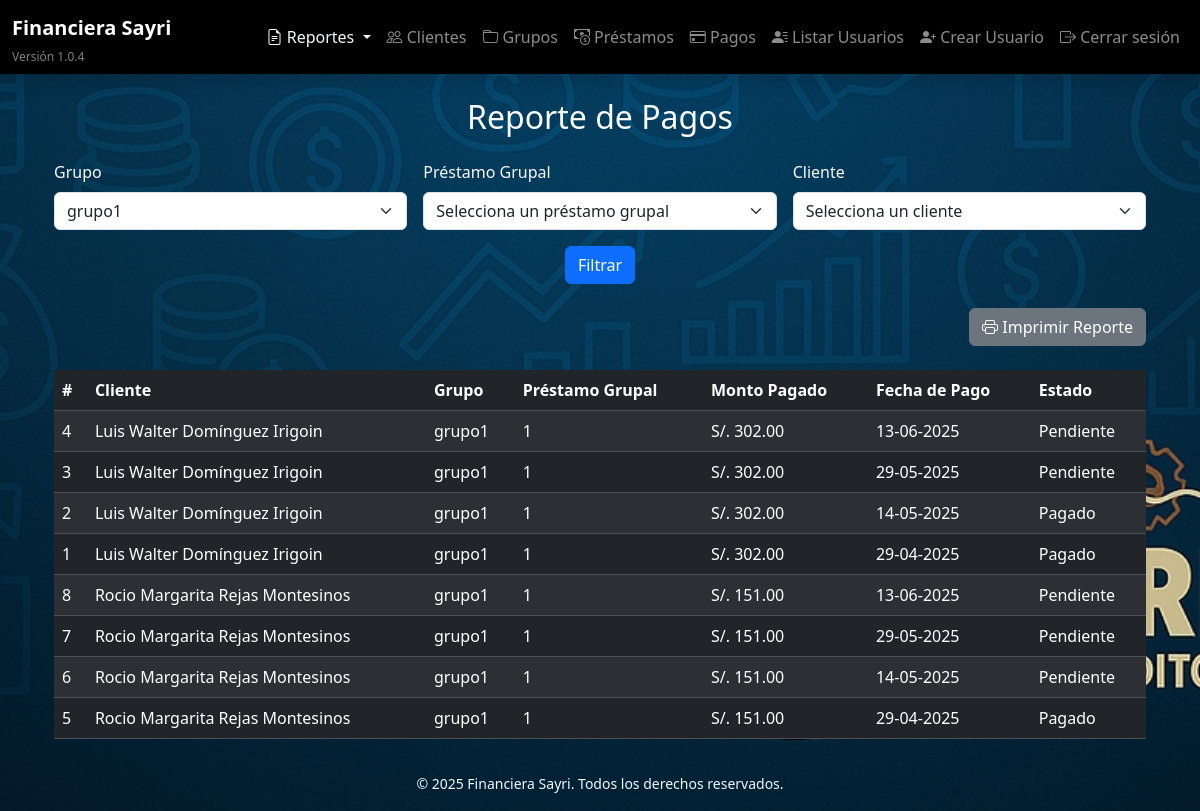
/reportes/pagos_realizados?grupo_id=1 (signed in), run on an earlier commit of the app's database.
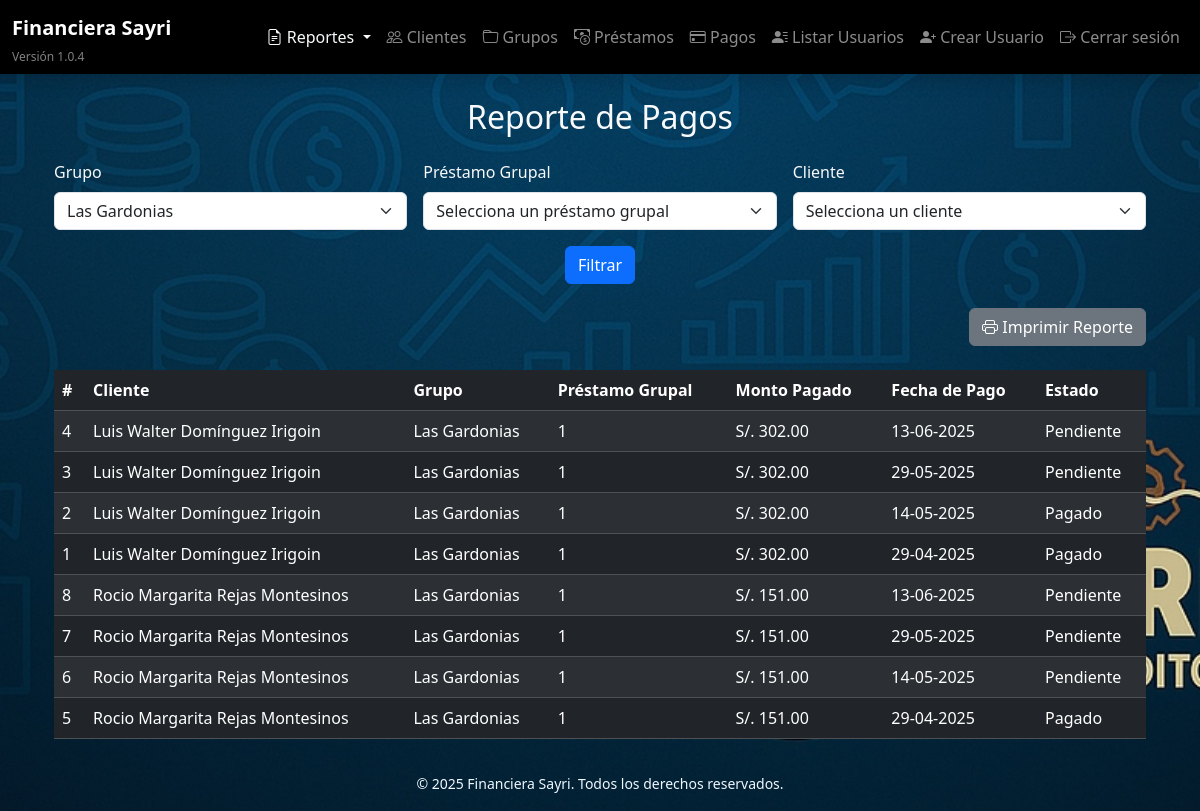
And on a later commit of the database.
### models/pago.py (models this page shows)
class Pago(db.Model):
    __tablename__ = 'pago'
    id = db.Column(db.Integer, primary_key=True)
    cliente_id = db.Column(db.Integer, db.ForeignKey('cliente.id'), nullable=False)
    prestamo_individual_id = db.Column(db.Integer, db.ForeignKey('prestamoindividual.id'), nullable=False)
    monto_pendiente = db.Column(db.Numeric(10, 2), nullable=True)
    monto_pagado = db.Column(db.Numeric(10, 2), nullable=True)
    estado = db.Column(db.String(20), default="Pendiente")
    fecha_pago = db.Column(db.Date, nullable=False)
    cliente = db.relationship('Cliente', backref='pagos')
    prestamo_individual = db.relationship('PrestamoIndividual', back_populates='pagos')

### models/cliente.py (models this page shows)
class Cliente(db.Model):
    __tablename__ = 'cliente'
    id = db.Column(db.Integer, primary_key=True)
    nombre = db.Column(db.String(100), nullable=False)
    apellido = db.Column(db.String(100), nullable=False)
    dni = db.Column(db.String(15), unique=True, nullable=False)
    celular = db.Column(db.String(20), nullable=False)
    operadora = db.Column(db.String(50))
    banco = db.Column(db.String(50))
    numero_cuenta = db.Column(db.String(50))
    fecha_registro = db.Column(db.DateTime, default=datetime.utcnow)
    grupo_id = db.Column(db.Integer, db.ForeignKey('grupo.id'), nullable=True)
    prestamos_individuales = db.relationship('PrestamoIndividual', backref='cliente', lazy=True)

### models/grupo.py (models this page shows)
class Grupo(db.Model):
    __tablename__ = 'grupo'
    id = db.Column(db.Integer, primary_key=True)
    nombre = db.Column(db.String(100), nullable=False)
    fecha_creacion = db.Column(db.DateTime, default=datetime.utcnow)
    prestamos_grupales = db.relationship('PrestamoGrupal', backref='grupo', lazy=True)
    clientes = db.relationship('Cliente', backref='grupo', lazy=True)

### models/prestamo_grupal.py (models this page shows, shortened)
class PrestamoGrupal(db.Model):
    __tablename__ = 'prestamogrupal'
    id = db.Column(db.Integer, primary_key=True)
    grupo_id = db.Column(db.Integer, db.ForeignKey('grupo.id'), nullable=False)
    fecha_desembolso = db.Column(db.Date, nullable=False, default=date.today)  # Valor por defecto: hoy
    prestamos_individuales = db.relationship('PrestamoIndividual', back_populates='prestamo_grupal', cascade='all, delete-orphan', lazy='subquery')

### routes/reportes.py (the view)
@reportes_bp.route('/pagos_realizados')
@login_required
def pagos_realizados():
    grupo_id = request.args.get('grupo_id')
    prestamo_grupal_id = request.args.get('prestamo_grupal_id')
    cliente_id = request.args.get('cliente_id')
    pagos = []
    prestamos_grupales = []
    clientes = []
    if grupo_id:
        prestamos_grupales = PrestamoGrupal.query.filter_by(grupo_id=grupo_id).all()
        clientes = Cliente.query.filter_by(grupo_id=grupo_id).all()
        query = Pago.query.join(Pago.cliente).join(Pago.prestamo_individual).order_by(Pago.cliente_id, Pago.fecha_pago.desc())
        if prestamo_grupal_id:
            query = query.filter(Pago.prestamo_individual.has(prestamo_grupal_id=prestamo_grupal_id))
        if cliente_id:
            query = query.filter(Pago.cliente_id == cliente_id)
        pagos = query.all()
    grupos = Grupo.query.all()
    return render_template('reportes/pagos_realizados.html', pagos=pagos, grupos=grupos, prestamos_grupales=prestamos_grupales, clientes=clientes)

### templates/reportes/pagos_realizados.html (shortened to what this page needs)
{% extends "base.html" %}
{% block content %}
<div class="container">
    <h2 class="text-center mb-4">Reporte de Pagos</h2>
    <form method="GET" class="mb-4">
        <div class="row g-3">
            <div class="col-md-4">
                <label for="grupo_id" class="form-label">Grupo</label>
                <select class="form-select" name="grupo_id" id="grupo_id">
                    {% for grupo in grupos %}
                    <option value="{{ grupo.id }}" {% if request.args.get('grupo_id') == grupo.id|string %}selected{% endif %}>
                        {{ grupo.nombre }}
                    </option>
                    {% endfor %}
                </select>
            </div>
            <div class="col-md-4">
                <label for="prestamo_grupal_id" class="form-label">Préstamo Grupal</label>
                <select class="form-select" name="prestamo_grupal_id" id="prestamo_grupal_id" {% if not request.args.get('grupo_id') %}disabled{% endif %}>
                    <option value="">Selecciona un préstamo grupal</option>
                </select>
            </div>
            <div class="col-md-4">
                <label for="cliente_id" class="form-label">Cliente</label>
                <select class="form-select" name="cliente_id" id="cliente_id" {% if not request.args.get('grupo_id') %}disabled{% endif %}>
                    <option value="">Selecciona un cliente</option>
                </select>
            </div>
        </div>
        <div class="text-center mt-3">
            <button type="submit" class="btn btn-primary">Filtrar</button>
        </div>
    </form>
    <div class="text-end mb-3">
        <button class="btn btn-secondary" onclick="printTable()">
            <i class="bi bi-printer"></i> Imprimir Reporte
        </button>
    </div>
    {% if pagos %}
    <table class="table table-dark table-striped mt-4">
        <thead>
            <tr>
                <th>#</th>
                <th>Cliente</th>
                <th>Grupo</th>
                <th>Préstamo Grupal</th>
                <th>Monto Pagado</th>
                <th>Fecha de Pago</th>
                <th>Estado</th>
            </tr>
        </thead>
        <tbody>
            {% for pago in pagos %}
            <tr>
                <td>{{ pago.id }}</td>
                <td>{{ pago.cliente.nombre }} {{ pago.cliente.apellido }}</td>
                <td>{{ pago.cliente.grupo.nombre if pago.cliente.grupo else 'N/A' }}</td>
                <td>{{ pago.prestamo_individual.prestamo_grupal.id if pago.prestamo_individual.prestamo_grupal else 'N/A' }}</td>
                <td>S/. {{ pago.monto_pagado }}</td>
                <td>{{ pago.fecha_pago.strftime('%d-%m-%Y') }}</td>
                <td>{{ pago.estado }}</td>
            </tr>
            {% endfor %}
        </tbody>
    </table>
    {% else %}
    <p class="text-center text-warning mt-4">No hay pagos realizados. Usa los filtros para buscar registros.</p>
    {% endif %}
</div>
{% endblock %}

### templates/base.html (shortened to what this page needs)
<!DOCTYPE html>
<html lang="es">
<head>
    <link href="https://cdn.jsdelivr.net/npm/bootstrap@5.3.2/dist/css/bootstrap.min.css" rel="stylesheet">
    <link rel="stylesheet" href="https://cdn.jsdelivr.net/npm/bootstrap-icons/font/bootstrap-icons.css">
    <link rel="stylesheet" href="{{ url_for('static', filename='styles.css') }}">
</head>
<body class="bg-dark text-light">
    <header class="navbar navbar-expand-lg navbar-dark bg-black shadow">
        <div class="container-fluid d-flex flex-column flex-lg-row align-items-start align-items-lg-center">
            <div class="d-flex flex-column">
                <a class="navbar-brand fw-bold" href="/">Financiera Sayri</a>
                <small class="text-white-50" style="font-size: 0.75rem;">Versión 1.0.4</small>
            </div>
            <div class="collapse navbar-collapse justify-content-end mt-2 mt-lg-0" id="navbarNav">
                <ul class="navbar-nav">
                    {% if current_user.is_authenticated and current_user.rol.nombre == 'admin' %}
                    <li class="nav-item dropdown">
                        <a class="nav-link dropdown-toggle text-light" href="#" id="reportesDropdown" role="button" data-bs-toggle="dropdown" aria-expanded="false">
                            <i class="bi bi-file-earmark-text"></i> Reportes
                        </a>
                    </li>
                    {% endif %}
                    <li class="nav-item">
                        <a class="nav-link" href="{{ url_for('clientes.lista_clientes') }}">
                            <i class="bi bi-people"></i> Clientes
                        </a>
                    </li>
                    <li class="nav-item">
                        <a class="nav-link" href="{{ url_for('grupos.lista_grupos') }}">
                            <i class="bi bi-folder"></i> Grupos
                        </a>
                    </li>
                    <li class="nav-item">
                        <a class="nav-link" href="{{ url_for('prestamos_grupales.lista_prestamos_grupales') }}">
                            <i class="bi bi-cash-coin"></i> Préstamos
                        </a>
                    </li>
                    <li class="nav-item">
                        <a class="nav-link" href="{{ url_for('pagos.lista_pagos') }}">
                            <i class="bi bi-credit-card"></i> Pagos
                        </a>
                    </li>
                    {% if current_user.is_authenticated and current_user.rol.nombre == 'admin' %}
                        <li class="nav-item">
                            <a class="nav-link" href="{{ url_for('admin.listar_usuarios') }}">
                                <i class="bi bi-person-lines-fill"></i> Listar Usuarios
                            </a>
                        </li>
                        <li class="nav-item">
                            <a class="nav-link" href="{{ url_for('admin.crear_usuario') }}">
                                <i class="bi bi-person-plus-fill"></i> Crear Usuario
                            </a>
                        </li>
                    {% endif %}
                    {% if current_user.is_authenticated %}
                        <li class="nav-item">
                            <a class="nav-link" href="{{ url_for('login.logout') }}">
                                <i class="bi bi-box-arrow-right"></i> Cerrar sesión
                            </a>
                        </li>
                    {% endif %}
                </ul>
            </div>
        </div>
    </header>
    <main class="container mt-4">
        {% block content %}
        {% endblock %}
    </main>
    <footer class="text-center text-muted py-3">
        <small style="color: aliceblue;">&copy; 2025 Financiera Sayri. Todos los derechos reservados.</small>
    </footer>
</body>
</html>

### static/styles.css (style rules this page uses)
body { background: url('/static/images/fondo.jpg') no-repeat center center fixed; background-size: cover; color: white; }

What changed in the data, as far as the page shows it:
changed through a linked row, Pago id 4: cliente.grupo "grupo1" → "Las Gardonias"
changed through a linked row, Pago id 3: cliente.grupo "grupo1" → "Las Gardonias"
changed through a linked row, Pago id 2: cliente.grupo "grupo1" → "Las Gardonias"
changed through a linked row, Pago id 1: cliente.grupo "grupo1" → "Las Gardonias"
changed through a linked row, Pago id 8: cliente.grupo "grupo1" → "Las Gardonias"
changed through a linked row, Pago id 7: cliente.grupo "grupo1" → "Las Gardonias"
changed through a linked row, Pago id 6: cliente.grupo "grupo1" → "Las Gardonias"
changed through a linked row, Pago id 5: cliente.grupo "grupo1" → "Las Gardonias"
Also different on the page:
form field grupo_id: "grupo1" → "Las Gardonias"
